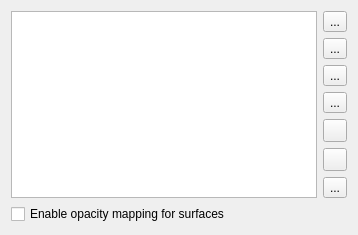
<?xml version="1.0" encoding="UTF-8"?>
<ui version="4.0">
 <class>ColorAnnotationsPropertyWidget</class>
 <widget class="QWidget" name="ColorAnnotationsPropertyWidget">
  <property name="geometry">
   <rect>
    <x>0</x>
    <y>0</y>
    <width>358</width>
    <height>230</height>
   </rect>
  </property>
  <property name="windowTitle">
   <string>Form</string>
  </property>
  <layout class="QGridLayout" name="gridLayout">
   <item row="0" column="1">
    <layout class="QVBoxLayout" name="verticalLayout">
     <item>
      <widget class="QToolButton" name="Add">
       <property name="toolTip">
        <string>Add new entry</string>
       </property>
       <property name="text">
        <string>...</string>
       </property>
       <property name="icon">
        <iconset resource="../../../Widgets/Resources/QtWidgets.qrc">
         <normaloff>:/QtWidgets/Icons/pqPlus.svg</normaloff>:/QtWidgets/Icons/pqPlus.svg</iconset>
       </property>
      </widget>
     </item>
     <item>
      <widget class="QToolButton" name="Remove">
       <property name="toolTip">
        <string>Remove current entry</string>
       </property>
       <property name="text">
        <string>...</string>
       </property>
       <property name="icon">
        <iconset resource="../../../Widgets/Resources/QtWidgets.qrc">
         <normaloff>:/QtWidgets/Icons/pqMinus.svg</normaloff>:/QtWidgets/Icons/pqMinus.svg</iconset>
       </property>
      </widget>
     </item>
     <item>
      <widget class="QToolButton" name="AddActive">
       <property name="toolTip">
        <string>Add active values from selected source</string>
       </property>
       <property name="text">
        <string>...</string>
       </property>
       <property name="icon">
        <iconset resource="../../../Components/Resources/pqComponents.qrc">
         <normaloff>:/pqWidgets/Icons/pqFilter16.png</normaloff>:/pqWidgets/Icons/pqFilter16.png</iconset>
       </property>
      </widget>
     </item>
     <item>
      <widget class="QToolButton" name="AddActiveFromVisible">
       <property name="toolTip">
        <string>Add active values from visible pipeline objects</string>
       </property>
       <property name="text">
        <string>...</string>
       </property>
       <property name="icon">
        <iconset resource="../../../Components/Resources/pqComponents.qrc">
         <normaloff>:/pqWidgets/Icons/pqFilterEyeball16.png</normaloff>:/pqWidgets/Icons/pqFilterEyeball16.png</iconset>
       </property>
      </widget>
     </item>
     <item>
      <widget class="QToolButton" name="ChoosePreset">
       <property name="toolTip">
        <string>Choose preset</string>
       </property>
       <property name="text">
        <string/>
       </property>
       <property name="icon">
        <iconset resource="../../../Components/Resources/pqComponents.qrc">
         <normaloff>:/pqWidgets/Icons/pqFavorites16.png</normaloff>:/pqWidgets/Icons/pqFavorites16.png</iconset>
       </property>
      </widget>
     </item>
     <item>
      <widget class="QToolButton" name="SaveAsPreset">
       <property name="toolTip">
        <string>Save to preset</string>
       </property>
       <property name="text">
        <string/>
       </property>
       <property name="icon">
        <iconset resource="../../../Components/Resources/pqComponents.qrc">
         <normaloff>:/pqWidgets/Icons/pqSave.svg</normaloff>:/pqWidgets/Icons/pqSave.svg</iconset>
       </property>
      </widget>
     </item>
     <item>
      <spacer name="verticalSpacer">
       <property name="orientation">
        <enum>Qt::Vertical</enum>
       </property>
       <property name="sizeHint" stdset="0">
        <size>
         <width>20</width>
         <height>1</height>
        </size>
       </property>
      </spacer>
     </item>
     <item>
      <widget class="QToolButton" name="DeleteAll">
       <property name="toolTip">
        <string>Delete all annotations</string>
       </property>
       <property name="text">
        <string>...</string>
       </property>
       <property name="icon">
        <iconset resource="../../../Widgets/Resources/QtWidgets.qrc">
         <normaloff>:/QtWidgets/Icons/pqDelete.png</normaloff>:/QtWidgets/Icons/pqDelete.png</iconset>
       </property>
      </widget>
     </item>
    </layout>
   </item>
   <item row="0" column="0">
    <widget class="pqExpandableTableView" name="AnnotationsTable">
     <property name="dragDropMode">
      <enum>QAbstractItemView::InternalMove</enum>
     </property>
     <property name="defaultDropAction">
      <enum>Qt::MoveAction</enum>
     </property>
     <property name="alternatingRowColors">
      <bool>true</bool>
     </property>
     <property name="selectionBehavior">
      <enum>QAbstractItemView::SelectRows</enum>
     </property>
     <property name="maximumRowCountBeforeScrolling" stdset="0">
      <number>10</number>
     </property>
     <attribute name="verticalHeaderVisible">
      <bool>false</bool>
     </attribute>
    </widget>
   </item>
   <item row="1" column="0" colspan="2">
    <widget class="QCheckBox" name="EnableOpacityMapping">
     <property name="toolTip">
      <string>&lt;html&gt;&lt;head/&gt;&lt;body&gt;&lt;p&gt;When checked, the opacity function is used to render translucent surfaces.&lt;/p&gt;&lt;/body&gt;&lt;/html&gt;</string>
     </property>
     <property name="text">
      <string>Enable opacity mapping for surfaces</string>
     </property>
    </widget>
   </item>
  </layout>
 </widget>
 <customwidgets>
  <customwidget>
   <class>pqExpandableTableView</class>
   <extends>QTableView</extends>
   <header>pqExpandableTableView.h</header>
  </customwidget>
 </customwidgets>
 <resources>
  <include location="../../../Components/Resources/pqComponents.qrc"/>
  <include location="../pqApplicationComponents.qrc"/>
  <include location="../../../Core/Resources/pqCore.qrc"/>
  <include location="../../../Widgets/Resources/QtWidgets.qrc"/>
 </resources>
 <connections/>
</ui>
